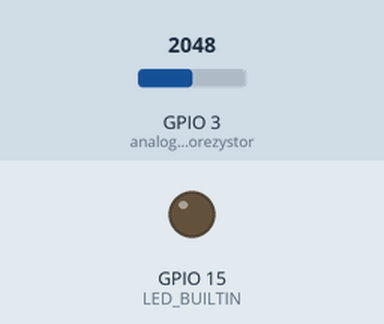
Bench run of a sketch on a simulated ESP32-S2. On the bench: output pins drawn as LEDs (lit = HIGH). The test bench sets the inputs (shaded band); at power-on: GPIO 3 (analog_pin_fotorezystor) = 2048. No radio packets arrive unless stated.

Above: at 5.1 s.
Timing chart, 0 to 13.4 s (numbered marks = the images above):
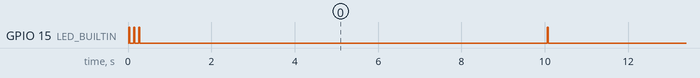

Measured:
- by itself, GPIO 15 (LED_BUILTIN): goes LOW 0.10 s, HIGH 0.02 s, LOW 0.10 s, 12 × (HIGH 0.02 s, LOW 9.8 s), HIGH 0.02 s, then LOW

The sketch:

13_esp32s2_fence_tester_lora_alpine.ino
```cpp
#include "lora_stuff.h"
#include "analog_read.h"

void setup()
{
  lora_start(); //LORA setup
}

void loop()
{
  run_all();
}
```

analog_read.h
```cpp
#define analog_pin_fotorezystor 3 //analogpin x pin 3
#define MESSAGE_LENGTH 10 // max message lenght
char message[MESSAGE_LENGTH];
long int current_time = 0;
long int last_send_time = millis();
int record_min = 8000;
int record_max = 0;
int foto_value = 0; // variable to store the analog value read
int interval_in_miliseconds = 10000; // <----------------------------------- set up a interval between lora packet sending

void run_all() {
  current_time=millis();
  if(current_time-last_send_time>interval_in_miliseconds)
  {
    snprintf(message, MESSAGE_LENGTH, "%d", record_max-record_min); //convert int to char
    lora_send_message(message);
    last_send_time=millis();
    record_max=0;
    record_min=8000;
  }
  foto_value = analogRead(analog_pin_fotorezystor);
  if(foto_value > record_max)
  {
    record_max=foto_value;
  }
  if(foto_value < record_min)
  {
    record_min=foto_value;
  }
}
```

lora_stuff.h
```cpp
#include <LoRa.h>

//---lora pinout
#define ss 12  // for esp32 LOLIN S2 Mini-> SCK:7, MISO: 9, MOSI: 11, NSS: 12, RST: 18
#define rst 5
#define dio0 3
//---lora pinout
#define MESSAGE_LENGTH 50 // Maksymalna długość wiadomości
char messageBuffer[MESSAGE_LENGTH];
int counter = 0; //count received lora packets
bool lora_work_properly = false;
int RESTART_count = 100; //restart after this amount message lora send

void blink()
{
  digitalWrite(LED_BUILTIN, HIGH);  // turn the LED on (HIGH is the voltage level)
  delay(20);                         // wait
  digitalWrite(LED_BUILTIN, LOW);   // turn the LED off by making the voltage LOW
}

void lora_start()
{
  pinMode(LED_BUILTIN, OUTPUT);
  LoRa.setPins(ss, rst, dio0);
   if (!LoRa.begin(433E6))
   {
      digitalWrite(LED_BUILTIN, HIGH);  // turn the LED on (HIGH is the voltage level)
      delay(1000);                      // wait for a second
      digitalWrite(LED_BUILTIN, LOW);   // turn the LED off by making the voltage LOW
      lora_work_properly = false;
      delay(5000);
  }
  else
  {
    lora_work_properly = true;
    blink();
    delay(100);
    blink();
    delay(100);
    blink();
  }

}

void lora_send_message(const char* message)
{
  if(lora_work_properly)
  {
    counter++;
    snprintf(messageBuffer, MESSAGE_LENGTH, "[%d] %s", counter, message); //make char message
    //start send packet
    LoRa.beginPacket();
    LoRa.print(messageBuffer);
    LoRa.endPacket();
    //end  send packet
    blink();
  }

  if(counter>RESTART_count)
  {
    esp_restart();
  }

}
```
